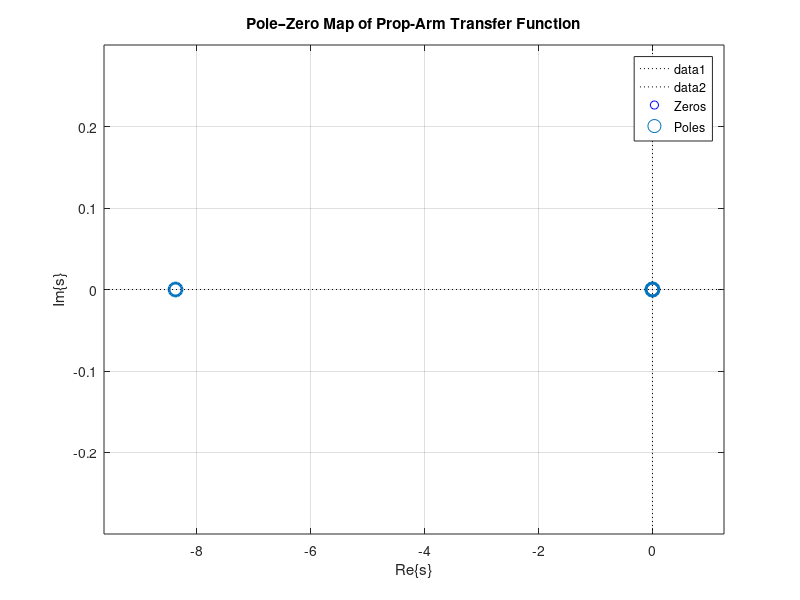

MATLAB code to generate this figure: (Note: this script raises an error after producing the figure.)
close all; clear; clc;

% ----------------- Parameters -----------------
Ke = 5.5e-3;   % back-emf per rad/s
Km = 5.5e-3;   % torque constant [N·m/A]
Jm = 3e-6;     % motor inertia [kg·m^2]
La1 = 0.21;    % arm length (one) [m]
La2 = 0.21;    % arm length (two) [m]
Ja  = 1/3*(0.014)*La1^3 + 0.016*La1^2 + 1/3*(0.014)*La2^3 + 0.016*La2^2;
Rm = 1;        % motor resistance [ohm]
Rs = 1;        % series resistance [ohm]
Kf = 10e-6;    % viscous friction [N·m·s]
Kt = 1.8e-3;   % arm torque coefficient

% Choose effective arm length for the numerator if needed
La = La1;

% ----------------- Transfer function G(s) = Y(s)/U(s) -----------------
a   = (1/Jm) * (Km*Ke/(Rs+Rm) + Kf);           % mechanical pole term
num = (Kt*Km*La) / (Ja*Jm*(Rs+Rm));            % constant numerator
den = [1, a, 0, 0];                            % s^3 + a s^2

G = tf(num, den);

% ----------------- Poles and zeros -----------------
p = pole(G);
z = zero(G);    % empty for this model (strictly proper)

% ----------------- Plot -----------------
figure('Color','w'); hold on; grid on; box on;
title('Pole–Zero Map of Prop-Arm Transfer Function');
xlabel('Re\{s\}'); ylabel('Im\{s\}');

% Axis range based on poles/zeros
allrz = [p; z];
if isempty(allrz), allrz = [ -1; -a ]; end
xr = [min(real(allrz)) max(real(allrz))];
yr = [min(imag(allrz)) max(imag(allrz))];
padx = 0.15*max(1, diff(xr)); pady = 0.3*max(1, diff(yr)+1e-3);
xlim([xr(1)-padx, xr(2)+padx]); ylim([yr(1)-pady, yr(2)+pady]);
plot(xlim, [0 0], 'k:'); plot([0 0], ylim, 'k:');

% Plot zeros (blue circles)
if ~isempty(z)
    scatter(real(z), imag(z), 90, 'bo', 'filled', 'DisplayName','Zeros');
else
    plot(nan, nan, 'bo', 'DisplayName','Zeros'); % keep legend
end

% Plot poles (red crosses)
scatter(real(p), imag(p), 90, 'rx', 'LineWidth', 2, 'DisplayName','Poles');
legend('Location','best');

% ----------------- Label roots with values -----------------
tol = 1e-9;       % grouping tolerance
label_roots(z, 'b', tol);
label_roots(p, 'r', tol);

% Also show MATLAB built-in view
figure('Color','w'); pzmap(G); grid on; title('pzmap(G)');

% =================== Local function ===================
function label_roots(vals, color, tol)
    % Group (nearly) identical roots and place a text label above each.
    if isempty(vals), return; end
    used = false(numel(vals),1);
    for k = 1:numel(vals)
        if used(k), continue; end
        same = abs(real(vals)-real(vals(k)))<tol & abs(imag(vals)-imag(vals(k)))<tol;
        group = vals(same);
        used(same) = true;

        w = mean(group);
        % Build text "a+bi" or just "a" if imaginary part ~ 0
        if abs(imag(w)) < 1e-9
            txt = sprintf('%.4g', real(w));
        else
            txt = sprintf('%.4g%+.4gi', real(w), imag(w));
        end
        if numel(group) > 1
            txt = sprintf('%s (\\times%d)', txt, numel(group));
        end

        % Small vertical offset for readability
        offs = 0.02 * (1 + 0.1*numel(group));
        text(real(w), imag(w)+offs, txt, 'Color', color, ...
             'FontSize', 11, 'HorizontalAlignment','center', ...
             'FontWeight', 'bold');
    end
end
